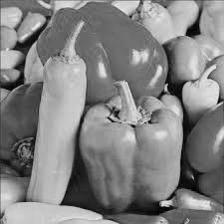
#> input picture 1/peppers.jpg, 224 x 224 px
$ python Ex1.py
#> lines starting #> are read from the running program, lines starting #| are printed output that depends on the picture
import numpy as np
import cv2
from matplotlib import pyplot as plt


def interpolation(img):  # 1.a
    """ This function does super resolution by bilinear interpolation
        img: 2D numpy array of the original image (n*m)
        return: 2D numpy array of the new image (2n*2m)"""
    h, w = img.shape
    new_h, new_w = h * 2, w * 2
    new_img = np.zeros((new_h, new_w))

    # Iterate over every pixel in the new image
    for i in range(new_h):
        for j in range(new_w):
            # Find the coordinates in the original image
            x = i / 2
            y = j / 2

            # Get the coordinates of the surrounding pixels
            x0 = int(np.floor(x))
            y0 = int(np.floor(y))
            x1 = min(x0 + 1, h - 1)
            y1 = min(y0 + 1, w - 1)

            # Calculate the differences
            dx0 = x - x0
            dx1 = x1 - x
            dy0 = y - y0
            dy1 = y1 - y

            # Get the pixel values
            top_left = img[x0, y0]
            top_right = img[x0, y1]
            bottom_left = img[x1, y0]
            bottom_right = img[x1, y1]

            if x0 == x1 and y0 == y1:
                new_img[i, j] = top_left  # no need to interpolate - take original pixel
                continue
            if x0 == x1:
                new_img[i, j] = top_left * dy1 + top_right * dy0  # interpolate only in the y direction
                continue
            if y0 == y1:
                new_img[i, j] = top_left * dx1 + bottom_left * dx0  # interpolate only in the x direction
                continue
            top = top_left * dy1 + top_right * dy0  # interpolate in the y direction
            bottom = bottom_left * dy1 + bottom_right * dy0
            new_img[i, j] = top * dx1 + bottom * dx0  # interpolate in the x direction
    return new_img


def plot_hist(img, title='Image Histogram'):
    hist, bins = np.histogram(img.flatten(), 256, [0, 256])
    plt.plot(hist, color='gray')
    plt.xlim([0, 256])
    plt.xlabel('Intensity')
    plt.ylabel('Number of pixels')
    plt.title(title)
    plt.savefig('./' + title + '.jpg')  # Save the histogram - optional
    plt.show()


def stretch_contrast(img, title='Stretched Image'):
    """
    This function stretches the contrast of the image - for each pixel value, the new value is calculated by:
    new_value = (value - min_value) * 255 / (max_value - min_value)
    :param img: 2D numpy array of the original image
    :param title: title of the plot
    :return: stretched image
    """
    min_value = np.min(img)
    max_value = np.max(img)
    new_img = np.round(((img - min_value) / (max_value - min_value)) * 255).astype(np.uint8)
    # Plot the new image and its histogram
    plt.imshow(new_img, cmap='gray')
    plt.title(title)
    cv2.imwrite('./' + title + '.jpg', new_img)  # Save the image - optional
    plt.show()
    return new_img


def equalize_hist(img, title='Equalized Image'):
    """
    This function equalizes the histogram of the image
    :param img: 2D numpy array of the original image
    :param title: title of the plot
    :return: equalized image
    """
    hist, bins = np.histogram(img.flatten(), 256, [0, 256])
    cdf = hist.cumsum()
    cdf_normalized = cdf * hist.max() / cdf.max()
    cdf_m = np.ma.masked_equal(cdf, 0)
    cdf_m = (cdf_m - cdf_m.min()) * 255 / (cdf_m.max() - cdf_m.min())
    cdf = np.ma.filled(cdf_m, 0).astype('uint8')
    new_img = cdf[img]
    # Plot the new image and its histogram
    plt.imshow(new_img, cmap='gray')
    plt.title(title)
    cv2.imwrite('./' + title + '.jpg', new_img)  # Save the image - optional
    plt.show()
    return new_img


if __name__ == '__main__':  # Part A
    # 1.Interpolation:
    # 1.b
    print('Loading peppers image')
    peppers = cv2.imread('./peppers.jpg', 0)
#> peppers is the input picture: shape (224, 224); min 0, max 239, mean 129.9
    print('Interpolating peppers image by 2')
    peppers_interp_by_2 = interpolation(peppers)
    print('Saving interpolated peppers image (by 2)')
    cv2.imwrite('./Peppers_interpolated_by_2.jpg', peppers_interp_by_2)
    # 1.c
    print('Interpolating peppers image by 8 ')  # 2 times interpolation by 2(to already interpolated by 2 image)
    peppers_interp_by_8 = interpolation(interpolation(peppers_interp_by_2))
#> after the loop in interpolation (call 2), `for i in range(new_h):`:
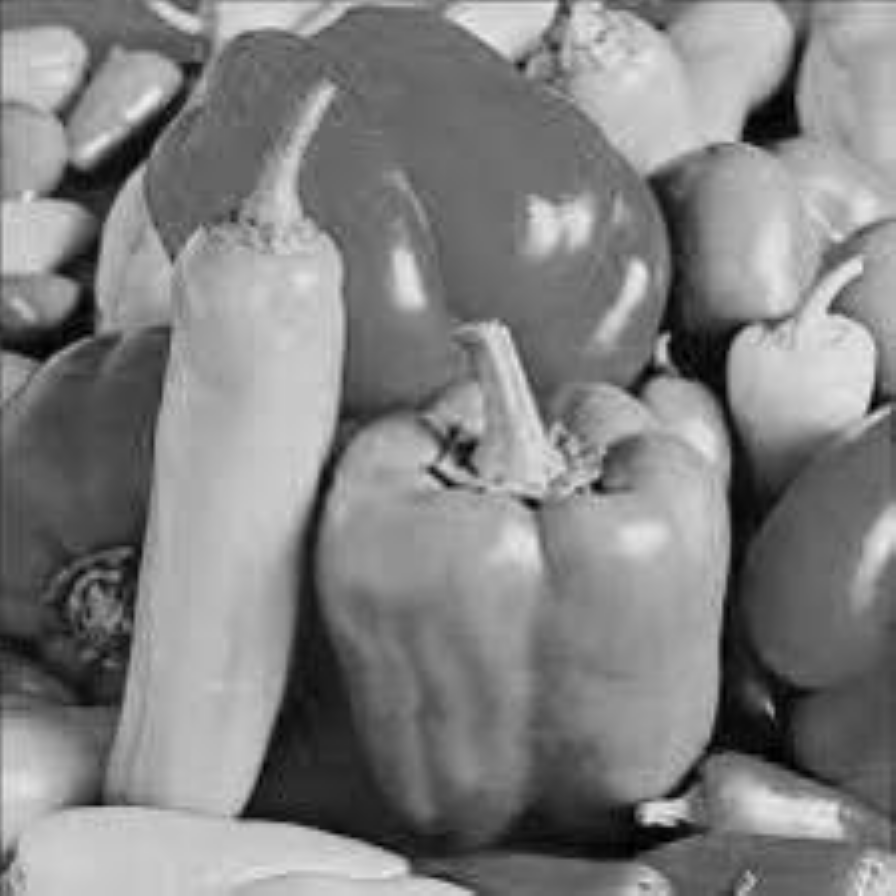
#> new_img: shape (896, 896) float64; min 0, max 239, mean 130
    print('Saving interpolated peppers image (by 8)')
    cv2.imwrite('./Peppers_interpolated_by_8.jpg', peppers_interp_by_8)

    # 2.Equal Histogram:
    print('Loading leaf image')
    leaf = cv2.imread('./leafs.jpg', 0)
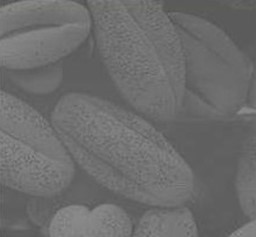
#> input picture 1/leafs.jpg, 256 x 237 px
#> leaf: shape (237, 256); min 81, max 144, mean 108.9
    # 2.a
    print('Calculating and plotting the histogram of the leaf image by the pixels values (0-255)')
    plot_hist(leaf, 'Leafs Histogram')
#> in plot_hist, `hist, bins = np.histogram(img.flatten(), 256, [0, 256])`: hist = 256 values, max 3283 at index 95, min 0 at index 0, mean 237; bins = 257 values from 0 to 256
#> in plot_hist, `plt.savefig('./' + title + '.jpg')`:
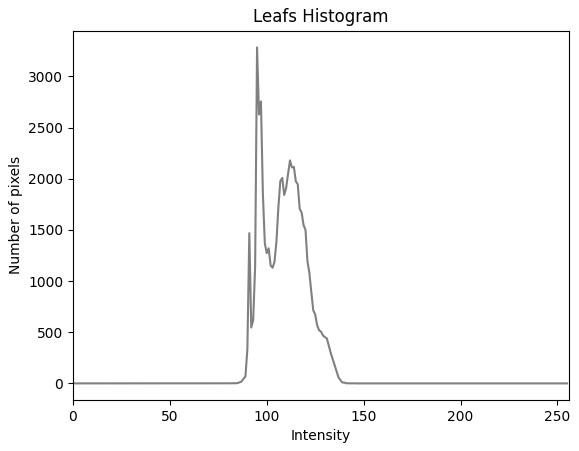
#> figure drawn by matplotlib, 1 panel; curve peaks at x = 95, y = 3283
    # 2.b
    print('Stretching contrast of the leaf image')
    strech_leaf = stretch_contrast(leaf, 'Stretched Leafs')
#> in stretch_contrast, `min_value = np.min(img)`: min_value = 81
#> in stretch_contrast, `max_value = np.max(img)`: max_value = 144
#> in stretch_contrast, `new_img = np.round(((img - min_value) / (max_value - min_value)) * 255..`:
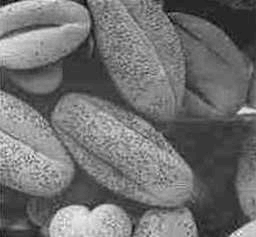
#> new_img: shape (237, 256); min 0, max 255, mean 112.8
    plot_hist(strech_leaf, 'Stretched Leafs Histogram')
#> call 2 of plot_hist, with title = 'Stretched Leafs Histogram'
#> in plot_hist (call 2), `hist, bins = np.histogram(img.flatten(), 256, [0, 256])`: hist = 256 values, max 3283 at index 57, min 0 at index 1, mean 237
#> in plot_hist (call 2), `plt.savefig('./' + title + '.jpg')`:
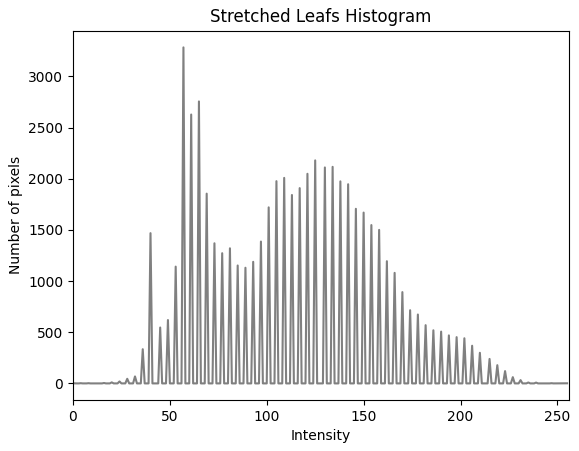
#> figure drawn by matplotlib, 1 panel; curve peaks at x = 57, y = 3283
    # 2.c
    print('Equalizing the histogram of the leaf image')
    equalize_leaf = equalize_hist(leaf, 'Equalized Leafs')
#> in equalize_hist, `hist, bins = np.histogram(img.flatten(), 256, [0, 256])`: hist = 256 values, max 3283 at index 95, min 0 at index 0, mean 237; bins = 257 values from 0 to 256
#> in equalize_hist, `cdf = hist.cumsum()`: cdf = 256 values from 0 to 60672
#> in equalize_hist, `cdf_normalized = cdf * hist.max() / cdf.max()`: cdf_normalized = 256 values from 0 to 3283
#> in equalize_hist, `cdf = np.ma.filled(cdf_m, 0).astype('uint8')`: cdf = 256 values from 0 to 255
#> in equalize_hist, `new_img = cdf[img]`:
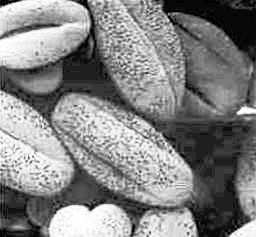
#> new_img: shape (237, 256); min 0, max 255, mean 130.6
    plot_hist(equalize_leaf, 'Equalized Leafs Histogram')
#> call 3 of plot_hist, with title = 'Equalized Leafs Histogram'
#> in plot_hist (call 3), `hist, bins = np.histogram(img.flatten(), 256, [0, 256])`: hist = 256 values, max 3283 at index 31, min 0 at index 1, mean 237
#> in plot_hist (call 3), `plt.savefig('./' + title + '.jpg')`:
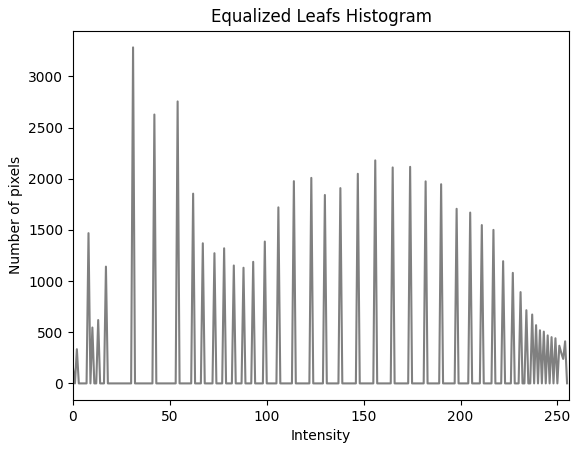
#> figure drawn by matplotlib, 1 panel; curve peaks at x = 31, y = 3283
    print('Done')
